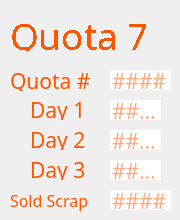
     <widget class="QWidget" name="page_7">
      <widget class="QLabel" name="label_43">
       <property name="geometry">
        <rect>
         <x>30</x>
         <y>100</y>
         <width>61</width>
         <height>20</height>
        </rect>
       </property>
       <property name="font">
        <font>
         <family>IBM 3270</family>
         <pointsize>16</pointsize>
        </font>
       </property>
       <property name="styleSheet">
        <string notr="true">color: rgb(253, 85, 0);
                                    border: none;</string>
       </property>
       <property name="text">
        <string>Day 1</string>
       </property>
      </widget>
      <widget class="QLabel" name="label_44">
       <property name="geometry">
        <rect>
         <x>30</x>
         <y>130</y>
         <width>61</width>
         <height>20</height>
        </rect>
       </property>
       <property name="font">
        <font>
         <family>IBM 3270</family>
         <pointsize>16</pointsize>
        </font>
       </property>
       <property name="styleSheet">
        <string notr="true">color: rgb(253, 85, 0);
                                    border: none;</string>
       </property>
       <property name="text">
        <string>Day 2</string>
       </property>
      </widget>
      <widget class="QLabel" name="label_45">
       <property name="geometry">
        <rect>
         <x>30</x>
         <y>160</y>
         <width>61</width>
         <height>20</height>
        </rect>
       </property>
       <property name="font">
        <font>
         <family>IBM 3270</family>
         <pointsize>16</pointsize>
        </font>
       </property>
       <property name="styleSheet">
        <string notr="true">color: rgb(253, 85, 0);
                                    border: none;</string>
       </property>
       <property name="text">
        <string>Day 3</string>
       </property>
      </widget>
      <widget class="QLineEdit" name="q7d2">
       <property name="geometry">
        <rect>
         <x>110</x>
         <y>130</y>
         <width>51</width>
         <height>20</height>
        </rect>
       </property>
       <property name="font">
        <font>
         <family>IBM 3270</family>
         <pointsize>16</pointsize>
        </font>
       </property>
       <property name="styleSheet">
        <string notr="true">color: rgb(253, 85, 0);
                                    border: none;</string>
       </property>
       <property name="maxLength">
        <number>4</number>
       </property>
       <property name="placeholderText">
        <string>####</string>
       </property>
      </widget>
      <widget class="QLineEdit" name="q7d3">
       <property name="geometry">
        <rect>
         <x>110</x>
         <y>160</y>
         <width>51</width>
         <height>20</height>
        </rect>
       </property>
       <property name="font">
        <font>
         <family>IBM 3270</family>
         <pointsize>16</pointsize>
        </font>
       </property>
       <property name="styleSheet">
        <string notr="true">color: rgb(253, 85, 0);
                                    border: none;</string>
       </property>
       <property name="maxLength">
        <number>4</number>
       </property>
       <property name="placeholderText">
        <string>####</string>
       </property>
      </widget>
      <widget class="QLineEdit" name="q7d1">
       <property name="geometry">
        <rect>
         <x>110</x>
         <y>100</y>
         <width>51</width>
         <height>20</height>
        </rect>
       </property>
       <property name="font">
        <font>
         <family>IBM 3270</family>
         <pointsize>16</pointsize>
         <weight>50</weight>
         <bold>false</bold>
        </font>
       </property>
       <property name="styleSheet">
        <string notr="true">color: rgb(253, 85, 0);
                                    border: none;</string>
       </property>
       <property name="inputMethodHints">
        <set>Qt::ImhNone</set>
       </property>
       <property name="text">
        <string/>
       </property>
       <property name="maxLength">
        <number>4</number>
       </property>
       <property name="readOnly">
        <bool>false</bool>
       </property>
       <property name="placeholderText">
        <string>####</string>
       </property>
      </widget>
      <widget class="QLabel" name="label_46">
       <property name="geometry">
        <rect>
         <x>10</x>
         <y>70</y>
         <width>81</width>
         <height>21</height>
        </rect>
       </property>
       <property name="font">
        <font>
         <family>IBM 3270</family>
         <pointsize>16</pointsize>
        </font>
       </property>
       <property name="styleSheet">
        <string notr="true">color: rgb(253, 85, 0);</string>
       </property>
       <property name="text">
        <string>Quota #</string>
       </property>
      </widget>
      <widget class="QLabel" name="label_47">
       <property name="geometry">
        <rect>
         <x>10</x>
         <y>10</y>
         <width>151</width>
         <height>41</height>
        </rect>
       </property>
       <property name="sizePolicy">
        <sizepolicy hsizetype="Fixed" vsizetype="Fixed">
         <horstretch>0</horstretch>
         <verstretch>0</verstretch>
        </sizepolicy>
       </property>
       <property name="font">
        <font>
         <family>IBM 3270</family>
         <pointsize>24</pointsize>
         <weight>50</weight>
         <italic>false</italic>
         <bold>false</bold>
         <stylestrategy>NoAntialias</stylestrategy>
        </font>
       </property>
       <property name="styleSheet">
        <string notr="true">font: 24pt &quot;IBM 3270&quot;;
                                    color: rgb(253, 85, 0);</string>
       </property>
       <property name="text">
        <string>&lt;html&gt;&lt;head/&gt;&lt;body&gt;&lt;p&gt;&lt;span
                                    style=&quot; font-size:28pt;&quot;&gt;Quota
                                    7&lt;/span&gt;&lt;/p&gt;&lt;/body&gt;&lt;/html&gt;</string>
       </property>
      </widget>
      <widget class="QLineEdit" name="q7">
       <property name="geometry">
        <rect>
         <x>110</x>
         <y>70</y>
         <width>61</width>
         <height>20</height>
        </rect>
       </property>
       <property name="font">
        <font>
         <family>IBM 3270</family>
         <pointsize>16</pointsize>
        </font>
       </property>
       <property name="styleSheet">
        <string notr="true">color: rgb(253, 85, 0);
                                    border: none;</string>
       </property>
       <property name="text">
        <string/>
       </property>
       <property name="maxLength">
        <number>5</number>
       </property>
       <property name="readOnly">
        <bool>false</bool>
       </property>
       <property name="placeholderText">
        <string>####</string>
       </property>
      </widget>
      <widget class="QLabel" name="label_48">
       <property name="geometry">
        <rect>
         <x>10</x>
         <y>190</y>
         <width>91</width>
         <height>21</height>
        </rect>
       </property>
       <property name="font">
        <font>
         <family>IBM 3270</family>
         <pointsize>12</pointsize>
        </font>
       </property>
       <property name="styleSheet">
        <string notr="true">color: rgb(253, 85, 0);
                                    border: none;</string>
       </property>
       <property name="text">
        <string>Sold Scrap</string>
       </property>
      </widget>
      <widget class="QLineEdit" name="q7sold">
       <property name="geometry">
        <rect>
         <x>110</x>
         <y>190</y>
         <width>61</width>
         <height>20</height>
        </rect>
       </property>
       <property name="font">
        <font>
         <family>IBM 3270</family>
         <pointsize>16</pointsize>
        </font>
       </property>
       <property name="styleSheet">
        <string notr="true">color: rgb(253, 85, 0);
                                    border: none;</string>
       </property>
       <property name="maxLength">
        <number>5</number>
       </property>
       <property name="placeholderText">
        <string>####</string>
       </property>
      </widget>
     </widget>
